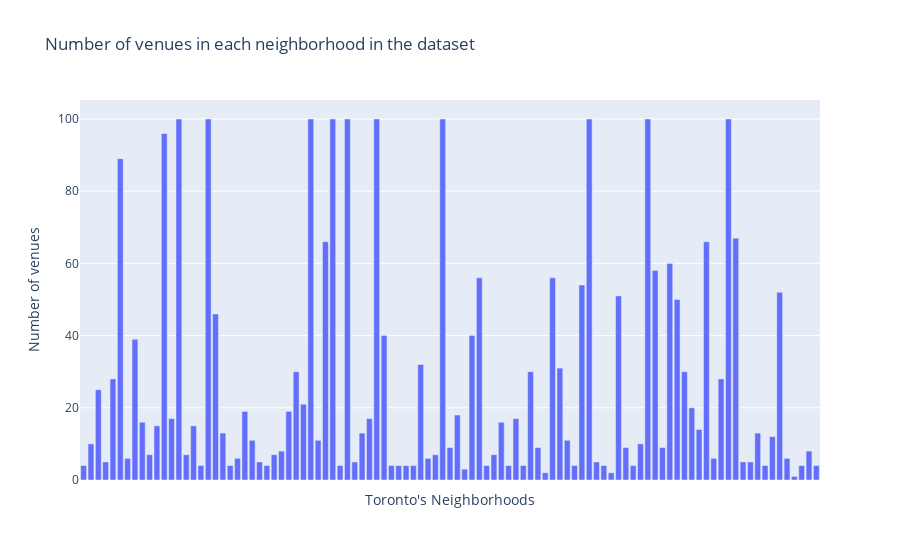

This figure's notebook cell:
### Code cell
fig_bar = px.bar(toronto_venues[['Neighborhood Name', 'Venue']].groupby('Neighborhood Name').count().reset_index(),
              x='Neighborhood Name',
              y='Venue',
              title='Number of venues in each neighborhood in the dataset',
              labels={'Neighborhood Name': 'Toronto\'s Neighborhoods', 'Venue': 'Number of venues'}
              )
fig_bar.update_xaxes(matches=None, showticklabels=False, visible=True)

### Figure 1 — Plotly figure (JSON) as saved in the notebook; plotly's stock layout.template omitted (floating-point values rounded to 4 significant figures)
{"data": [{"alignmentgroup": "True", "hovertemplate": "Toronto's Neighborhoods=%{x}<br>Number of venues=%{y}<extra></extra>", "legendgroup": "", "marker": {"color": "#636efa"}, "name": "", "offsetgroup": "", "orientation": "v", "showlegend": false, "textposition": "auto", "type": "bar", "x": ["Agincourt", "Alderwood, Long Branch", "Bathurst Manor, Wilson Heights, Downsview North", "Bayview Village", "Bedford Park, Lawrence Manor East", "Berczy Park", "Birch Cliff, Cliffside West", "Brockton, Parkdale Village, Exhibition Place", "CN Tower, King and Spadina, Railway Lands, Harbourfront West, Bathurst Quay, South Niagara, Island airport", "Caledonia-Fairbanks", "Cedarbrae", "Central Bay Street", "Christie", "Church and Wellesley", "Clairville, Humberwood, Woodbine Downs, West Humber, Kipling Heights, Rexdale, Elms, Tandridge, Old Rexdale", "Clarks Corners, Tam O'Shanter, Sullivan", "Cliffside, Cliffcrest, Scarborough Village West", "Commerce Court, Victoria Hotel", "Davisville", "Davisville North", "Del Ray, Mount Dennis, Keelsdale and Silverthorn", "Don Mills North", "Don Mills South, Flemingdon Park", "Dorset Park, Wexford Heights, Scarborough Town Centre", "Downsview Central", "Downsview East , CFB Toronto", "Downsview Northwest", "Downsview West", "Dufferin, Dovercourt Village", "Enclave of L4W", "Enclave of M4L", "Enclave of M5E", "Eringate, Bloordale Gardens, Old Burnhamthorpe, Markland Wood", "Fairview, Henry Farm, Oriole", "First Canadian Place, Underground city", "Forest Hill North & West", "Garden District, Ryerson", "Glencairn", "Golden Mile, Clairlea, Oakridge", "Guildwood, Morningside, West Hill", "Harbourfront East, Union Station, Toronto Islands", "High Park, The Junction South", "Hillcrest Village", "Humber Summit", "Humberlea, Emery", "Humewood-Cedarvale", "India Bazaar, The Beaches West", "Islington Avenue", "Kennedy Park, Ionview, East Birchmount Park", "Kensington Market, Chinatown, Grange Park", "Kingsview Village, St. Phillips, Martin Grove Gardens, Richview Gardens", "Lawrence Manor, Lawrence Heights", "Lawrence Park", "Leaside", "Little Portugal, Trinity", "Malvern, Rouge", "Milliken, Agincourt North, Steeles East, L'Amoreaux East", "Mimico NW, The Queensway West, South of Bloor, Kingsway Park South West, Royal York South West", "Moore Park, Summerhill East", "New Toronto, Mimico South, Humber Bay Shores", "North Park, Maple Leaf Park, Upwood Park", "North Toronto West", "Northwood Park, York University", "Old Mill South, King's Mill Park, Sunnylea, Humber Bay, Mimico NE, The Queensway East, Royal York South East, Kingsway Park South East", "Ontario Provincial Government", "Parkdale, Roncesvalles", "Parkview Hill, Woodbine Gardens", "Parkwoods", "Regent Park, Harbourfront", "Richmond, Adelaide, King", "Rosedale", "Roselawn", "Rouge Hill, Port Union, Highland Creek", "Runnymede, Swansea", "Runnymede, The Junction North", "Scarborough Village", "South Steeles, Silverstone, Humbergate, Jamestown, Mount Olive, Beaumond Heights, Thistletown, Albion Gardens", "St. James Town", "St. James Town, Cabbagetown", "Steeles West, L'Amoreaux West", "Studio District", "Summerhill West, Rathnelly, South Hill, Forest Hill SE, Deer Park", "The Annex, North Midtown, Yorkville", "The Beaches", "The Danforth East", "The Danforth West, Riverdale", "The Kingsway, Montgomery Road, Old Mill North", "Thorncliffe Park", "Toronto Dominion Centre, Design Exchange", "University of Toronto, Harbord", "Victoria Village", "West Deane Park, Princess Gardens, Martin Grove, Islington, Cloverdale", "Westmount", "Weston", "Wexford, Maryvale", "Willowdale South", "Willowdale West", "Willowdale, Newtonbrook", "Woburn", "Woodbine Heights", "York Mills West"], "xaxis": "x", "y": [4, 10, 25, 5, 28, 89, 6, 39, 16, 7, 15, 96, 17, 100, 7, 15, 4, 100, 46, 13, 4, 6, 19, 11, 5, 4, 7, 8, 19, 30, 21, 100, 11, 66, 100, 4, 100, 5, 13, 17, 100, 40, 4, 4, 4, 4, 32, 6, 7, 100, 9, 18, 3, 40, 56, 4, 7, 16, 4, 17, 4, 30, 9, 2, 56, 31, 11, 4, 54, 100, 5, 4, 2, 51, 9, 4, 10, 100, 58, 9, 60, 50, 30, 20, 14, 66, 6, 28, 100, 67, 5, 5, 13, 4, 12, 52, 6, 1, 4, 8, 4], "yaxis": "y"}], "layout": {"barmode": "relative", "legend": {"tracegroupgap": 0}, "title": {"text": "Number of venues in each neighborhood in the dataset"}, "xaxis": {"anchor": "y", "domain": [0, 1], "showticklabels": false, "title": {"text": "Toronto's Neighborhoods"}, "visible": true}, "yaxis": {"anchor": "x", "domain": [0, 1], "title": {"text": "Number of venues"}}}}
